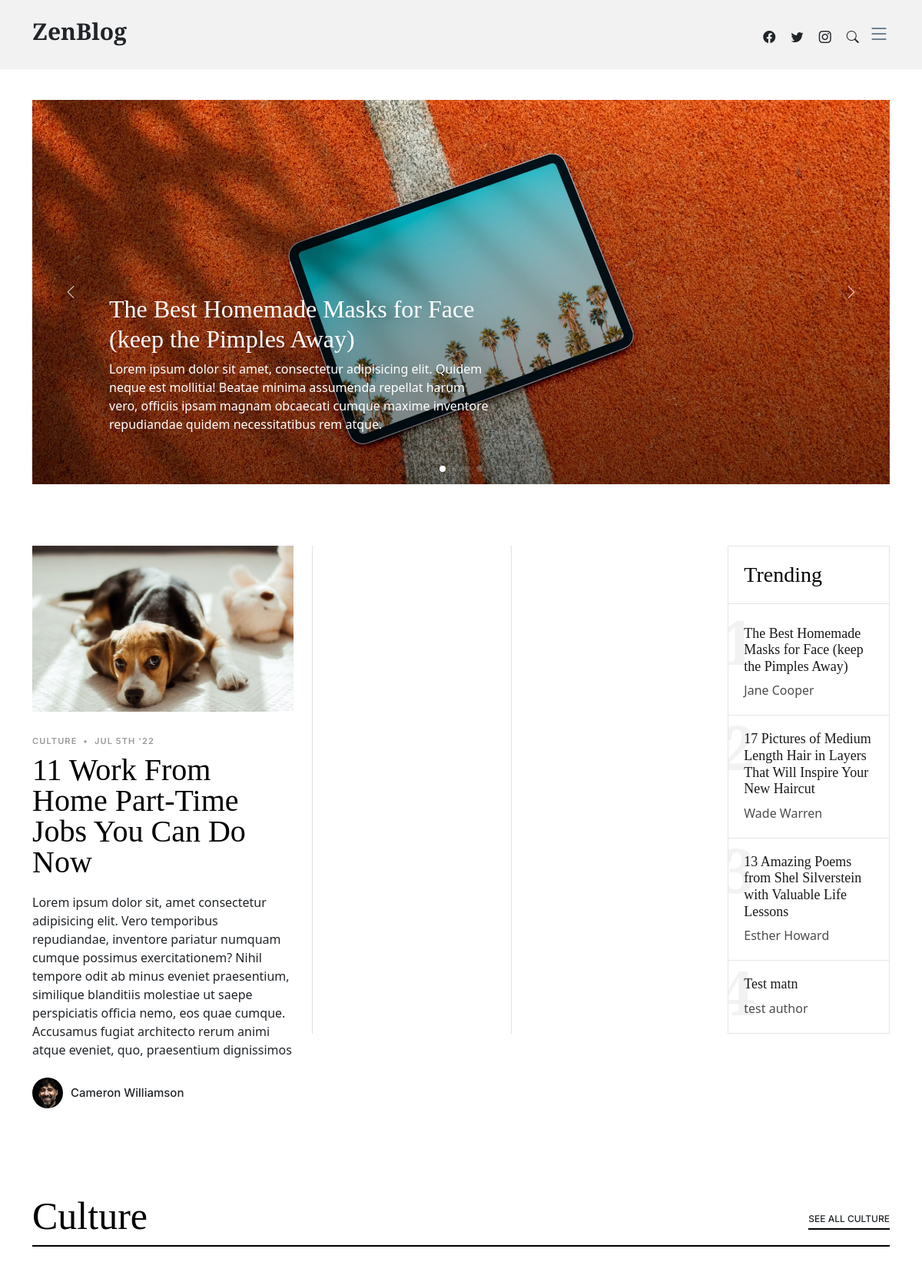
Before: / (upper part) with the older database file.
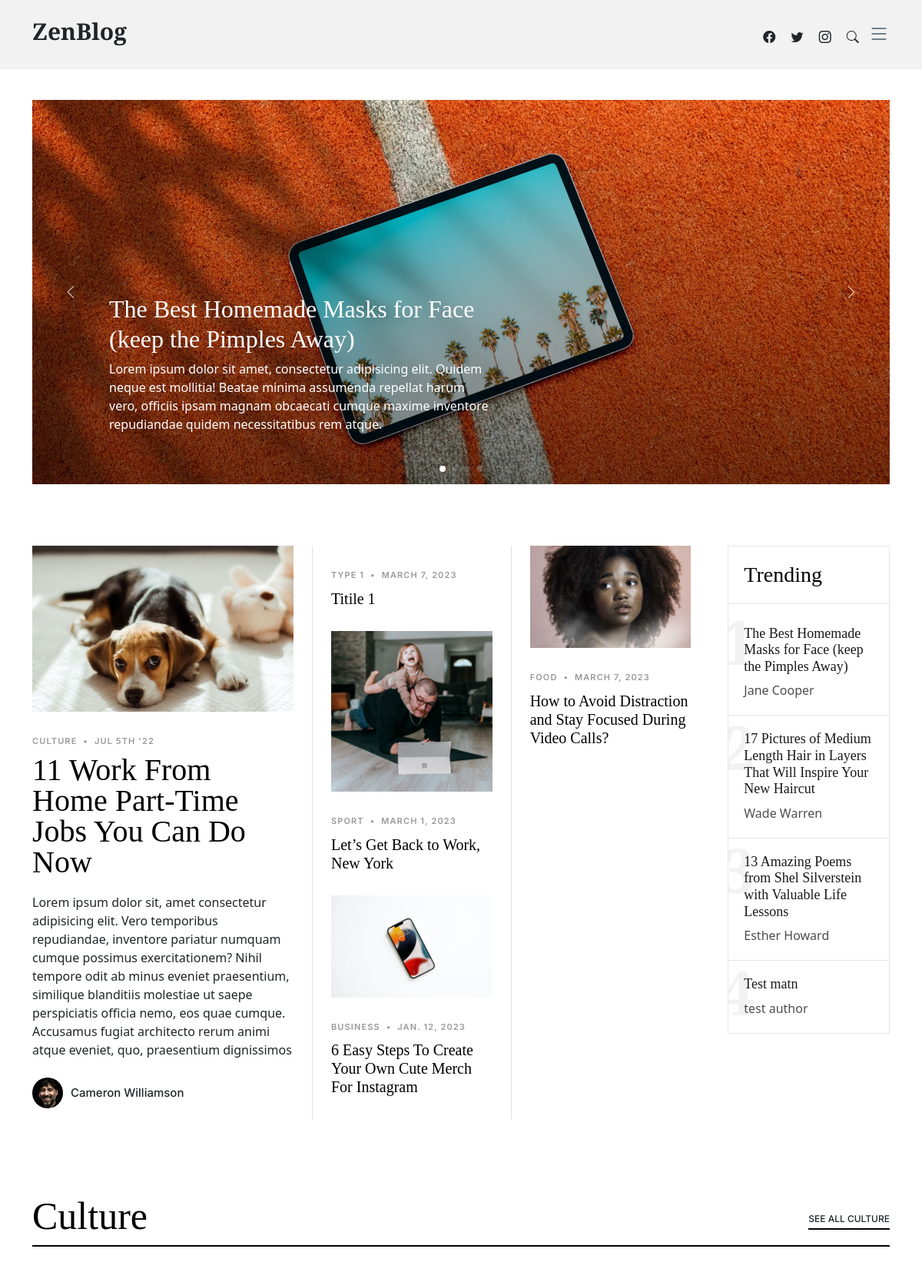
After: the same page with the newer database file.
### main/models.py (models this page shows, shortened)
class Trend(models.Model):
    text = models.TextField()
    author = models.CharField(max_length=50)

class Blog(models.Model):
    title = models.CharField(max_length=100)
    type = models.CharField(max_length=100)
    date = models.DateField(default=datetime.date.today())
    img = models.ImageField()
    content = models.TextField()
    author = models.CharField(max_length=100, default='')

### main/views.py (the view)
# urls.py: path('', home, name='home'),  # yangi.uz
def home(request):
    yangiliklar = Yangilik.objects.all()
    trends = Trend.objects.all()
    blogs1 = Blog.objects.all()[:3]
    blogs2 = Blog.objects.all()[3:]
    context = {
        'news': yangiliklar,
        'trends': trends,
        'blogs1': blogs1,
        'blogs2': blogs2
    }
    return render(request, 'main/index.html', context)

### main/templates/main/index.html (shortened to what this page needs)
{% extends 'main/base.html' %}
{% load static %}
{% block content %}
<main id="main">
    <section id="hero-slider" class="hero-slider">
      <div class="container-md" data-aos="fade-in">
        <div class="row">
          <div class="col-12">
            <div class="swiper sliderFeaturedPosts">
              <div class="swiper-wrapper">
                <div class="swiper-slide">
                  <a href="single-post.html" class="img-bg d-flex align-items-end" style="background-image: url({% static 'main/assets/img/post-slide-1.jpg' %});">
                    <div class="img-bg-inner">
                      <h2>The Best Homemade Masks for Face (keep the Pimples Away)</h2>
                      <p>Lorem ipsum dolor sit amet, consectetur adipisicing elit. Quidem neque est mollitia! Beatae minima assumenda repellat harum vero, officiis ipsam magnam obcaecati cumque maxime inventore repudiandae quidem necessitatibus rem atque.</p>
                    </div>
                  </a>
                </div>
              </div>
              <div class="custom-swiper-button-next">
                <span class="bi-chevron-right"></span>
              </div>
              <div class="custom-swiper-button-prev">
                <span class="bi-chevron-left"></span>
              </div>
              <div class="swiper-pagination"></div>
            </div>
          </div>
        </div>
      </div>
    </section>
    <section id="posts" class="posts">
      <div class="container" data-aos="fade-up">
        <div class="row g-5">
          <div class="col-lg-4">
            <div class="post-entry-1 lg">
              <a href="single-post.html"><img src="{% static 'main/assets/img/post-landscape-1.jpg' %}" alt="" class="img-fluid"></a>
              <div class="post-meta"><span class="date">Culture</span> <span class="mx-1">&bullet;</span> <span>Jul 5th '22</span></div>
              <h2><a href="single-post.html">11 Work From Home Part-Time Jobs You Can Do Now</a></h2>
              <p class="mb-4 d-block">Lorem ipsum dolor sit, amet consectetur adipisicing elit. Vero temporibus repudiandae, inventore pariatur numquam cumque possimus exercitationem? Nihil tempore odit ab minus eveniet praesentium, similique blanditiis molestiae ut saepe perspiciatis officia nemo, eos quae cumque. Accusamus fugiat architecto rerum animi atque eveniet, quo, praesentium dignissimos</p>
              <div class="d-flex align-items-center author">
                <div class="photo"><img src="{% static 'main/assets/img/person-1.jpg' %}" alt="" class="img-fluid"></div>
                <div class="name">
                  <h3 class="m-0 p-0">Cameron Williamson</h3>
                </div>
              </div>
            </div>
          </div>
          <div class="col-lg-8">
            <div class="row g-5">
              <div class="col-lg-4 border-start custom-border">
               {% for i in blogs1 %}
                <div class="post-entry-1">
                  <a href="{% url 'singlepost' i.id %}"><img src="{{i.img.url}}" alt="" class="img-fluid"></a>
                  <div class="post-meta"><span class="date">{{i.type}}</span> <span class="mx-1">&bullet;</span> <span>{{i.date}}</span></div>
                  <h2><a href="{% url 'singlepost' i.id %}">{{i.title}}</a></h2>
                </div>
               {% endfor %}
              </div>
              <div class="col-lg-4 border-start custom-border">
                 {% for i in blogs2 %}
                <div class="post-entry-1">
                  <a href="{% url 'singlepost' i.id %}"><img src="{{i.img.url}}" alt="" class="img-fluid"></a>
                  <div class="post-meta"><span class="date">{{i.type}}</span> <span class="mx-1">&bullet;</span> <span>{{i.date}}</span></div>
                  <h2><a href="{% url 'singlepost' i.id %}">{{i.title}}</a></h2>
                </div>
                  {% endfor %}
              </div>
              <div class="col-lg-4">
                <div class="trending">
                  <h3>Trending</h3>
                  <ul class="trending-post">
                   {% for i in trends %}
                    <li>
                      <a href="single-post.html">
                        <span class="number">{{  i.id }}</span>
                        <h3>{{ i.text }}</h3>
                        <span class="author">{{ i.author }}</span>
                      </a>
                    </li>
                    {% endfor %}
                  </ul>
                </div>
              </div>
            </div>
          </div>
        </div>
      </div>
    </section>
    <section class="category-section">
      <div class="container" data-aos="fade-up">
        <div class="section-header d-flex justify-content-between align-items-center mb-5">
          <h2>Culture</h2>
          <div><a href="category.html" class="more">See All Culture</a></div>
        </div>
      </div>
    </section>
  </main>
{% endblock %}

### main/templates/main/base.html (shortened to what this page needs)
{% load static %}
<!DOCTYPE html>
<html lang="en">
<head>
  <link href="{% static 'main/assets/vendor/bootstrap/css/bootstrap.min.css' %}" rel="stylesheet">
  <link href="{% static 'main/assets/vendor/bootstrap-icons/bootstrap-icons.css' %}" rel="stylesheet">
  <link href="{% static 'main/assets/vendor/swiper/swiper-bundle.min.css' %}" rel="stylesheet">
  <link href="{% static 'main/assets/vendor/glightbox/css/glightbox.min.css' %}" rel="stylesheet">
  <link href="{% static 'main/assets/vendor/aos/aos.css' %}" rel="stylesheet">
  <link href="{% static 'main/assets/css/variables.css' %}" rel="stylesheet">
  <link href="{% static 'main/assets/css/main.css' %}" rel="stylesheet">
</head>
<body>
  <header id="header" class="header d-flex align-items-center fixed-top">
    <div class="container-fluid container-xl d-flex align-items-center justify-content-between">
      <a href="index.html" class="logo d-flex align-items-center">
        <h1>ZenBlog</h1>
      </a>
      <div class="position-relative">
        <a href="#" class="mx-2"><span class="bi-facebook"></span></a>
        <a href="#" class="mx-2"><span class="bi-twitter"></span></a>
        <a href="#" class="mx-2"><span class="bi-instagram"></span></a>
        <a href="#" class="mx-2 js-search-open"><span class="bi-search"></span></a>
        <i class="bi bi-list mobile-nav-toggle"></i>
      </div>
    </div>
  </header>
  {% block content %}{% endblock %}
</body>
</html>

### main/static/main/assets/css/variables.css (style rules this page uses)
:root { --font-default: 'EB Garamond', system-ui, -apple-system, "Segoe UI", Roboto, "Helvetica Neue", Arial, "Noto Sans", "Liberation Sans", sans-serif, "Apple Color Emoji", "Segoe UI Emoji", "Segoe UI Symbol", "Noto Color Emoji"; --font-primary: 'EB Garamond', serif; --font-secondary: 'Inter', sans-serif; --color-default: #212529; --color-default-rgb: 33, 37, 41; --color-links: #212529; --color-links-hover: #15171a; --color-primary: #212529; --color-primary-light: #26282c; --color-primary-dark: #0b0c0e; --color-primary-rgb: 33, 37, 41; --color-primary-light-rgb: 38, 40, 44; --color-primary-dark-rgb: 11, 12, 14; --color-secondary: #596d80; --color-secondary-light: #8498aa; --color-secondary-dark: #404f5c; --color-secondary-rgb: 89, 109, 128; --color-secondary-light-rgb: 132, 152, 170; --color-secondary-dark-rgb: 64, 79, 92; --color-blue: #0d6efd; --color-blue-rgb: 13, 110, 253; --color-indigo: #6610f2; --color-indigo-rgb: 102, 16, 242; --color-purple: #6f42c1; --color-purple-rgb: 111, 66, 193; --color-pink: #f3268c; --color-pink-rgb: 243, 38, 140; --color-red: #df1529; --color-red-rgb: 223, 21, 4; --color-orange: #fd7e14; --color-orange-rgb: 253, 126, 20; --color-yellow: #ffc107; --color-yellow-rgb: 255, 193, 7; --color-green: #059652; --color-green-rgb: 5, 150, 82; --color-teal: #20c997; --color-teal-rgb: 32, 201, 151; --color-cyan: #0dcaf0; --color-cyan-rgb: 13, 202, 240; --color-white: #ffffff; --color-white-rgb: 255, 255, 255; --color-gray: #6c757d; --color-gray-rgb: 108, 117, 125; --color-black: #000000; --color-black-rgb: 0, 0, 0; }
:root { --bs-blue: var(--color-blue); --bs-indigo: var(--color-indigo); --bs-purple: var(--color-purple); --bs-pink: var(--color-pink); --bs-red: var(--color-red); --bs-orange: var(--color-orange); --bs-yellow: var(--color-yellow); --bs-green: var(--color-green); --bs-teal: var(--color-teal); --bs-cyan: var(--color-cyan); --bs-white: var(--color-white); --bs-gray: var(--color-gray); --bs-gray-dark: #343a40; --bs-gray-100: #f8f9fa; --bs-gray-200: #e9ecef; --bs-gray-300: #dee2e6; --bs-gray-400: #ced4da; --bs-gray-500: #adb5bd; --bs-gray-600: #6c757d; --bs-gray-700: #495057; --bs-gray-800: #343a40; --bs-gray-900: #212529; --bs-primary: var(--color-blue); --bs-secondary: var(--color-blue); --bs-success: #198754; --bs-info: #0dcaf0; --bs-warning: #ffc107; --bs-danger: #dc3545; --bs-light: #f8f9fa; --bs-dark: #212529; --bs-primary-rgb: var(--color-primary-rgb); --bs-secondary-rgb: var(--color-secondary-rgb); --bs-success-rgb: 25, 135, 84; --bs-info-rgb: 13, 202, 240; --bs-warning-rgb: 255, 193, 7; --bs-danger-rgb: 220, 53, 69; --bs-light-rgb: 248, 249, 250; --bs-dark-rgb: 33, 37, 41; --bs-white-rgb: var(--color-white-rgb); --bs-black-rgb: var(--color-black-rgb); --bs-body-color-rgb: var(--color-default-rgb); --bs-body-bg-rgb: 255, 255, 255; --bs-font-sans-serif: var(--font-default); --bs-font-monospace: SFMono-Regular, Menlo, Monaco, Consolas, "Liberation Mono", "Courier New", monospace; --bs-gradient: linear-gradient(180deg, rgba(255, 255, 255, 0.15), rgba(255, 255, 255, 0)); --bs-body-font-family: var(--font-default); --bs-body-font-size: 1rem; --bs-body-font-weight: 400; --bs-body-line-height: 1.5; --bs-body-color: var(--color-default); --bs-body-bg: #fff; }

Changed rows visible on the page:
added Blog: type "TYPE 1", date "MARCH 7, 2023", title "Titile 1", shown under "Cameron Williamson"
added Blog: img (picture), type "SPORT", date "MARCH 1, 2023", title "Let’s Get Back to Work, New York", shown under "Cameron Williamson"
added Blog: img (picture), type "BUSINESS", date "JAN. 12, 2023", title "6 Easy Steps To Create Your Own Cute Merch For Instagram", shown under "Cameron Williamson"
added Blog: img (picture), type "FOOD", date "MARCH 7, 2023", title "How to Avoid Distraction and Stay Focused During Video Calls?"
